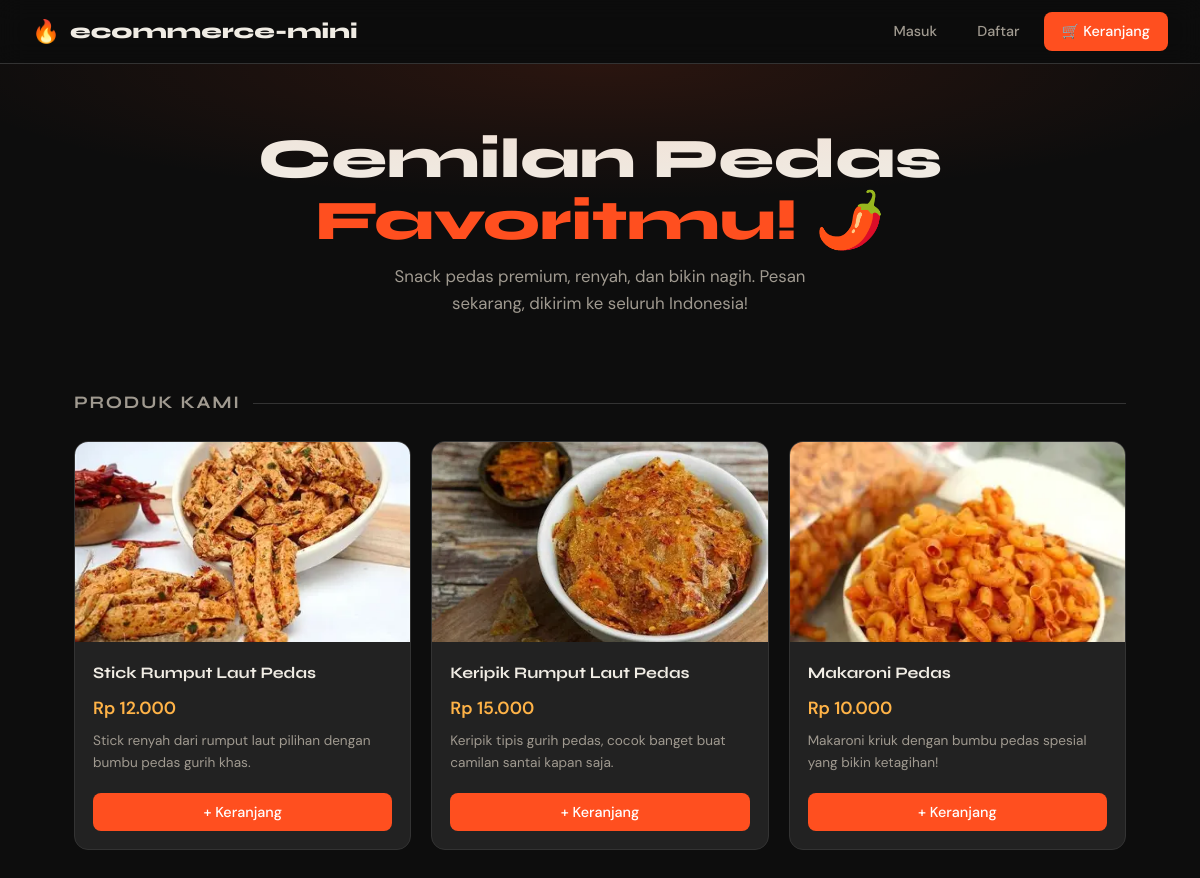
The page / on the database its author committed.
### tables this page shows
CREATE TABLE IF NOT EXISTS products (
    id INT AUTO_INCREMENT PRIMARY KEY,
    name VARCHAR(100) NOT NULL,
    description TEXT,
    price INT NOT NULL,
    image VARCHAR(255),
    created_at TIMESTAMP DEFAULT CURRENT_TIMESTAMP
);

### index.php (the view, shortened to what this page needs)
<?php
include 'config/db.php';
?>
<!DOCTYPE html>
<html lang="id">
<head>
<link rel="stylesheet" href="assets/css/style.css">
</head>
<body>
<nav class="navbar">
  <a href="index.php" class="navbar-brand">
    <span class="fire">🔥</span> ecommerce-mini
  </a>
  <div class="navbar-links">
    <?php if(isset($_SESSION['user'])): ?>
      <span style="color:var(--text-muted);font-size:0.85rem;">Hi, <?= htmlspecialchars($_SESSION['user']) ?>!</span>
      <?php if($_SESSION['role']=='admin'): ?>
        <a href="admin/dashboard.php">Admin</a>
      <?php endif; ?>
      <a href="auth/logout.php">Keluar</a>
    <?php else: ?>
      <a href="auth/login.php">Masuk</a>
      <a href="auth/register.php">Daftar</a>
    <?php endif; ?>
    <a href="cart.php" class="btn-cart">🛒 Keranjang
    </a>
  </div>
</nav>
<div class="hero">
  <h1>Cemilan Pedas<br><span>Favoritmu!</span> 🌶️</h1>
  <p>Snack pedas premium, renyah, dan bikin nagih. Pesan sekarang, dikirim ke seluruh Indonesia!</p>
</div>
<div class="container">
  <div class="section-title">Produk Kami</div>
  <div class="produk">
  <?php
  $result = $conn->query("SELECT * FROM products");
  while($row = $result->fetch_assoc()):
    $desc = !empty($row['description']) ? $row['description'] : 'Cemilan pedas pilihan terbaik, renyah dan lezat.';
  ?>
  <div class="card">
    <img src="uploads/<?= htmlspecialchars($row['image']) ?>" alt="<?= htmlspecialchars($row['name']) ?>" loading="lazy">
    <div class="card-body">
      <h3><?= htmlspecialchars($row['name']) ?></h3>
      <div class="price">Rp <?= number_format($row['price'], 0, ',', '.') ?></div>
      <p class="desc"><?= htmlspecialchars($desc) ?></p>
      <form method="POST" action="cart.php">
        <button type="submit" name="add" class="btn btn-primary">+ Keranjang</button>
      </form>
    </div>
  </div>
  <?php endwhile; ?>
  </div>
</div>
</body>
</html>

### assets/css/style.css (style rules this page uses)
:root { --primary: #ff4f1f; --primary-dark: #d93b0b; --accent: #ffb347; --bg: #0d0d0d; --bg2: #1a1a1a; --card: #222222; --card2: #2a2a2a; --text: #f0ece4; --text-muted: #a09a90; --border: #333333; --success: #22c55e; --radius: 14px; --shadow: 0 8px 32px rgba(255,79,31,0.15); }
*, *::before, *::after { box-sizing: border-box; margin: 0; padding: 0; }
html { scroll-behavior: smooth; }
body { font-family: 'DM Sans', sans-serif; background: var(--bg); color: var(--text); min-height: 100vh; line-height: 1.6; }
.navbar { position: sticky; top: 0; z-index: 100; background: rgba(13,13,13,0.92); backdrop-filter: blur(12px); border-bottom: 1px solid var(--border); padding: 0 32px; height: 64px; display: flex; align-items: center; justify-content: space-between; }
.navbar-brand { font-family: 'Syne', sans-serif; font-size: 1.3rem; font-weight: 800; color: var(--text); text-decoration: none; display: flex; align-items: center; gap: 10px; }
.navbar-brand .fire { font-size: 1.4rem; }
.navbar-links { display: flex; align-items: center; gap: 8px; }
.navbar-links a { color: var(--text-muted); text-decoration: none; font-size: 0.9rem; font-weight: 500; padding: 8px 16px; border-radius: 8px; transition: all 0.2s; }
.navbar-links .btn-cart { background: var(--primary); color: white; border-radius: 8px; padding: 8px 18px; }
.hero { padding: 64px 32px 40px; text-align: center; position: relative; overflow: hidden; }
.hero::before { content: ''; position: absolute; inset: 0; background: radial-gradient(ellipse 80% 60% at 50% 0%, rgba(255,79,31,0.12) 0%, transparent 70%); pointer-events: none; }
.hero h1 { font-family: 'Syne', sans-serif; font-size: clamp(2rem, 5vw, 3.5rem); font-weight: 800; line-height: 1.1; margin-bottom: 12px; }
.hero h1 span { color: var(--primary); }
.hero p { color: var(--text-muted); font-size: 1.05rem; max-width: 480px; margin: 0 auto 32px; }
.container { max-width: 1100px; margin: 0 auto; padding: 0 24px 64px; }
.section-title { font-family: 'Syne', sans-serif; font-size: 1.1rem; font-weight: 700; color: var(--text-muted); text-transform: uppercase; letter-spacing: 0.1em; margin-bottom: 24px; display: flex; align-items: center; gap: 12px; }
.section-title::after { content: ''; flex: 1; height: 1px; background: var(--border); }
.produk { display: grid; grid-template-columns: repeat(auto-fill, minmax(260px, 1fr)); gap: 20px; }
.card { background: var(--card); border: 1px solid var(--border); border-radius: var(--radius); overflow: hidden; transition: transform 0.25s, border-color 0.25s, box-shadow 0.25s; display: flex; flex-direction: column; }
.card img { width: 100%; height: 200px; object-fit: cover; display: block; }
.card-body { padding: 18px; flex: 1; display: flex; flex-direction: column; gap: 8px; }
.card-body h3 { font-family: 'Syne', sans-serif; font-size: 1rem; font-weight: 700; }
.card-body .price { font-size: 1.1rem; font-weight: 600; color: var(--accent); }
.card-body .desc { font-size: 0.85rem; color: var(--text-muted); flex: 1; }
.card-body form { margin-top: 12px; }
button, .btn { display: inline-flex; align-items: center; justify-content: center; gap: 6px; font-family: 'DM Sans', sans-serif; font-size: 0.9rem; font-weight: 500; padding: 10px 20px; border: none; border-radius: 8px; cursor: pointer; transition: all 0.2s; text-decoration: none; }
.btn-primary { background: var(--primary); color: white; width: 100%; }

### rows shown on the page
products: image (picture), name "Stick Rumput Laut Pedas", price "12.000", description "Stick renyah dari rumput laut pilihan dengan bumbu pedas gurih khas."
products: image (picture), name "Keripik Rumput Laut Pedas", price "15.000", description "Keripik tipis gurih pedas, cocok banget buat camilan santai kapan saja."
products: image (picture), name "Makaroni Pedas", price "10.000", description "Makaroni kriuk dengan bumbu pedas spesial yang bikin ketagihan!"
